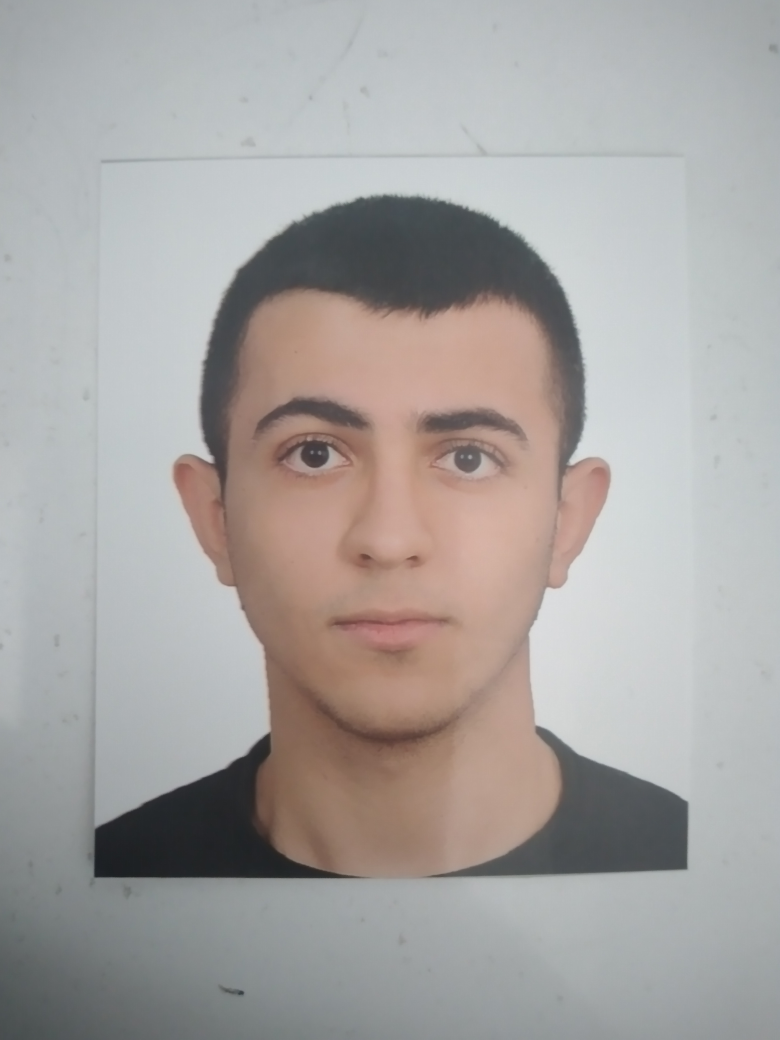
#> input picture kadir.jpg, 3120 x 4160 px (shown at 1/4 size)
$ python 002.py
#> lines starting #> are read from the running program, lines starting #| are printed output that depends on the picture
import cv2

img = cv2.imread('kadir.jpg')
#> img is the input picture: shape (4160, 3120, 3); mean B, G, R 161.5, 163.4, 167

resized = cv2.resize(img, (800, 600))
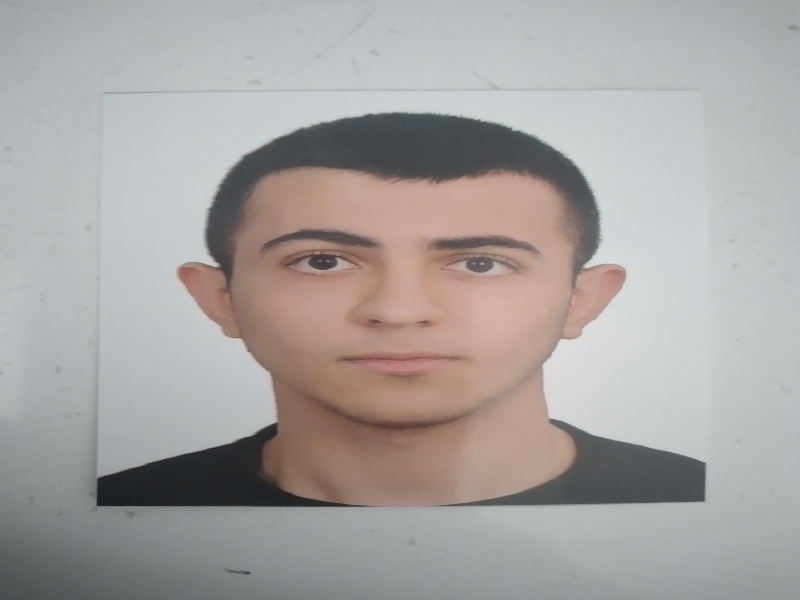
#> resized: shape (600, 800, 3); mean B, G, R 161.5, 163.3, 166.9

cv2.imshow("img", resized)
cv2.waitKey(0)
cv2.destroyAllWindows()
